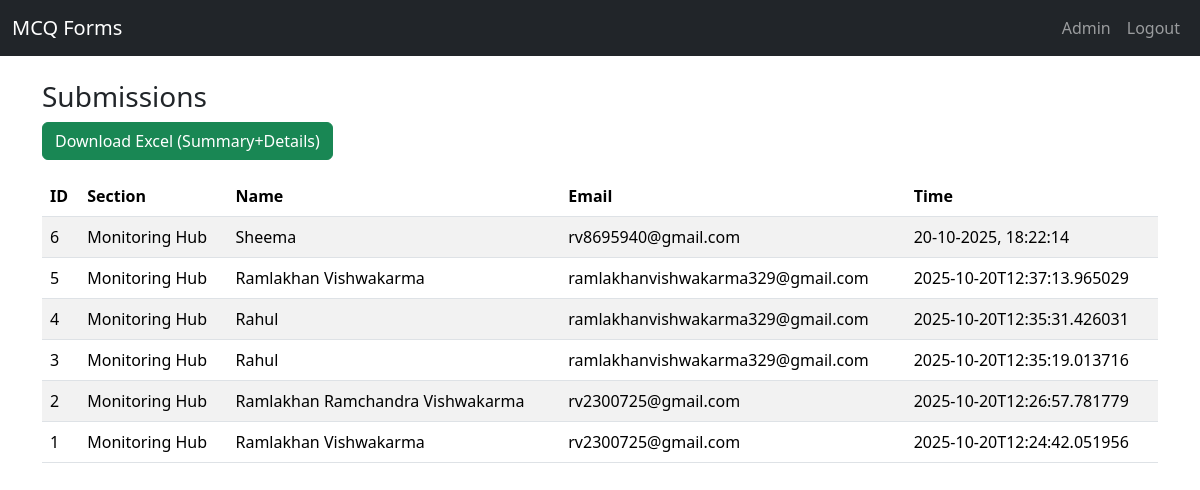
Page /admin/submissions (signed in) on the committed database.
### tables this page shows
CREATE TABLE submissions (
            id INTEGER PRIMARY KEY AUTOINCREMENT,
            section_id INTEGER NOT NULL,
            name TEXT,
            email TEXT,
            timestamp TEXT NOT NULL,
            FOREIGN KEY(section_id) REFERENCES sections(id)
        );

CREATE TABLE sections (
            id INTEGER PRIMARY KEY AUTOINCREMENT,
            name TEXT NOT NULL,
            description TEXT
        );

### mhform.py (the view)
@app.route('/admin/submissions')
@admin_required
def view_submissions():
    db = get_db()
    subs = db.execute('''
        SELECT sb.*, sec.name as section_name
        FROM submissions sb
        JOIN sections sec ON sb.section_id=sec.id
        ORDER BY sb.id DESC
    ''').fetchall()
    return render_template('view_submissions.html', subs=subs)

### mhform.py (called while the page is built)
def get_db():
    db = getattr(g, '_database', None)
    if db is None:
        db = g._database = sqlite3.connect(DB_PATH)
        db.row_factory = sqlite3.Row
    return db

@app.teardown_appcontext
def close_connection(exception):
    db = getattr(g, '_database', None)
    if db is not None:
        db.close()

def admin_required(fn):
    from functools import wraps
    @wraps(fn)
    def wrapper(*args, **kwargs):
        if not session.get('admin'):
            flash('Admin login required')
            return redirect(url_for('admin_login'))
        return fn(*args, **kwargs)
    return wrapper

### templates/view_submissions.html
{% extends "base.html" %}
{% block body %}
  <h3>Submissions</h3>
  <div class="mb-3">
    <a href="{{ url_for('download_reports') }}" class="btn btn-success">Download Excel (Summary+Details)</a>
  </div>
  <table class="table table-striped">
    <thead><tr><th>ID</th><th>Section</th><th>Name</th><th>Email</th><th>Time</th></tr></thead>
    <tbody>
      {% for s in subs %}
        <tr>
          <td>{{ s['id'] }}</td>
          <td>{{ s['section_name'] }}</td>
          <td>{{ s['name'] }}</td>
          <td>{{ s['email'] }}</td>
          <td>{{ s['timestamp'] }}</td>
        </tr>
      {% else %}
        <tr><td colspan="5">No submissions yet.</td></tr>
      {% endfor %}
    </tbody>
  </table>
{% endblock %}

### templates/base.html (shortened to what this page needs)
<!doctype html>
<html>
<head>
  <link href="https://cdn.jsdelivr.net/npm/bootstrap@5.3.2/dist/css/bootstrap.min.css" rel="stylesheet">
</head>
<body>
<nav class="navbar navbar-expand-lg navbar-dark bg-dark mb-4">
  <div class="container-fluid">
    <a class="navbar-brand" href="{{ url_for('home') }}">MCQ Forms</a>
    <div class="collapse navbar-collapse">
      <ul class="navbar-nav ms-auto">
        {% if session.get('admin') %}
          <li class="nav-item"><a class="nav-link" href="{{ url_for('admin_dashboard') }}">Admin</a></li>
          <li class="nav-item"><a class="nav-link" href="{{ url_for('admin_logout') }}">Logout</a></li>
        {% else %}
          <li class="nav-item"><a class="nav-link" href="{{ url_for('admin_login') }}">Admin Login</a></li>
        {% endif %}
      </ul>
    </div>
  </div>
</nav>
<div class="container">
  {% block body %}{% endblock %}
</div>
</body>
</html>

### rows in the picture
submissions: id "6", section_name "Monitoring Hub", name "Sheema", email "rv8695940@gmail.com", timestamp "20-10-2025, 18:22:14"
submissions: id "5", section_name "Monitoring Hub", name "Ramlakhan Vishwakarma", email "ramlakhanvishwakarma329@gmail.com", timestamp "2025-10-20T12:37:13.965029"
submissions: id "4", section_name "Monitoring Hub", name "Rahul", email "ramlakhanvishwakarma329@gmail.com", timestamp "2025-10-20T12:35:31.426031"
submissions: id "3", section_name "Monitoring Hub", name "Rahul", email "ramlakhanvishwakarma329@gmail.com", timestamp "2025-10-20T12:35:19.013716"
submissions: id "2", section_name "Monitoring Hub", name "Ramlakhan Ramchandra Vishwakarma", email "rv2300725@gmail.com", timestamp "2025-10-20T12:26:57.781779"
submissions: id "1", section_name "Monitoring Hub", name "Ramlakhan Vishwakarma", email "rv2300725@gmail.com", timestamp "2025-10-20T12:24:42.051956"
